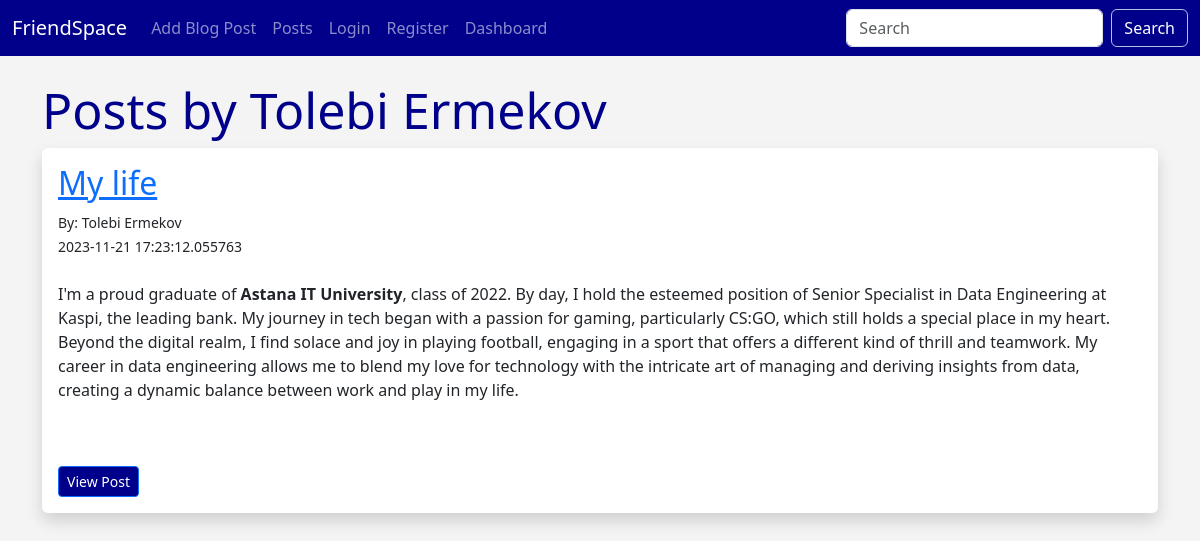
/user_posts/3, run on the app's committed database.
### flaskblog/database.py (models this page shows, shortened)
class Users(db.Model,UserMixin):
    id = db.Column(db.Integer,primary_key=True,unique=True)
    username = db.Column(db.String(200),nullable=False)
    name = db.Column(db.String(200),nullable=False)
    email = db.Column(db.String(120),nullable=False,unique=True)
    about_author = db.Column(db.Text(500),nullable=True)
    date_added = db.Column(db.DateTime,default=datetime.utcnow)
    profile_pic = db.Column(db.String(200),nullable=True )
    password_hash = db.Column(db.String(130),nullable=False)
    posts = db.relationship('Posts',backref='poster')
    @property
    def password(self):
        raise AttributeError('password is not a readable attribute!')

class Posts(db.Model):
    id = db.Column(db.Integer,primary_key=True)
    title = db.Column(db.String(255))
    content = db.Column(db.Text)
    date_posted = db.Column(db.DateTime,default=datetime.utcnow)
    slug = db.Column(db.String(256))
    poster_id = db.Column(db.Integer, db.ForeignKey('users.id'))

### flaskblog/main.py (the view)
@app.route("/user_posts/<int:user_id>")
def user_posts(user_id):
    posts = Posts.query.filter_by(poster_id=user_id).order_by(Posts.date_posted)
    return render_template("user_posts.html", posts=posts)

### flaskblog/webforms.py
class SearchForm(FlaskForm):
    searched = StringField("Searched",validators=[DataRequired()])
    submit = SubmitField("Submit")

### flaskblog/main.py (called while the page is built)
@app.context_processor
def base():
    form = SearchForm()
    return dict(form=form)

### flaskblog/templates/user_posts.html (shortened to what this page needs)
{% extends 'base.html' %}
{% block content %}
<h1>Posts by {{ posts[0].poster.name }}</h1>
{% for post in posts %}
    <div class="shadow p-3 mb-5 bg-body rounded">
        <h2><a href="{{ url_for('users_post', id=post.id) }}">{{ post.title }}</a></h2>
        <small>By: {{ post.poster.name }}<br>
        {{ post.date_posted }}</small><br><br>
        {{ post.content|safe }}<br><br>
        <a href="/posts/{{ post.id }}" class="btn btn-primary btn-sm">View Post</a>
        <br>
    </div>
    <br>
{% endfor %}
{% endblock %}

### flaskblog/static/css/style.css (style rules this page uses)
h1 { color: darkblue; font-size: 50px; }
body { background: #F4F4F4; }
.btn { background-color: darkblue; color: #fff; }
.btn { transition: transform 0.2s ease-in-out; }

### data on the page
Users: name "Tolebi Ermekov"
Posts: title "My life", poster.name "Tolebi Ermekov", date_posted "2023-11-21 17:23:12.055763", content "I'm a proud graduate of Astana IT University , class of 2022. By day, I hold the esteemed position of Senior Specialist in Data Engineering at Kaspi, the leading bank. My journey in tech began with a passion for gaming, particularly CS:GO, which still holds a special place in my heart. Beyond the digital realm, I find solace and joy in playing football, engaging in a sport that offers a different kind of thrill and teamwork. My career in data engineering allows me to blend my love for technology with the intricate art of managing and deriving insights from data, creating a dynamic balance between work and play in my life."
